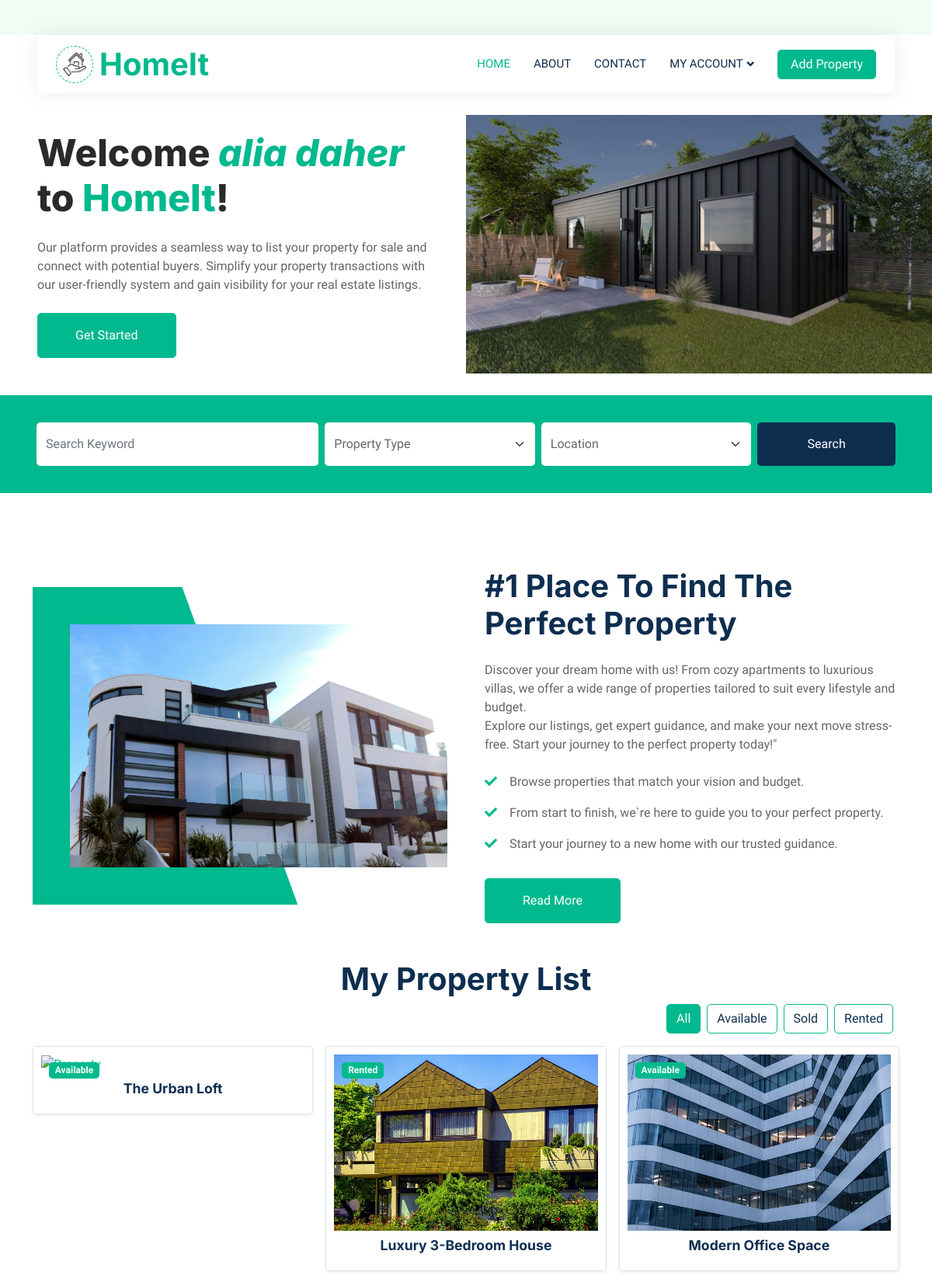
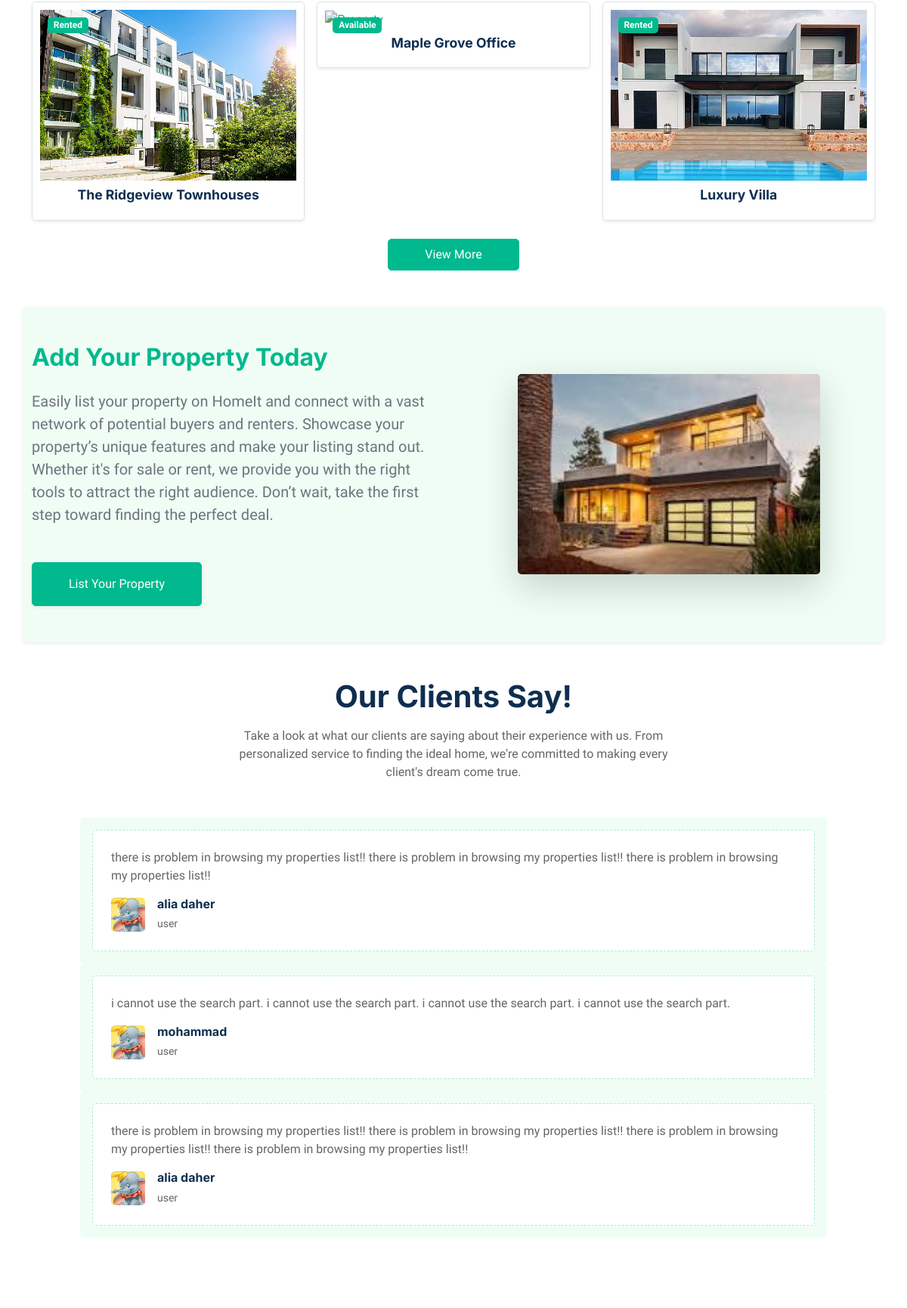
/backend/backend_index.php (signed in, upper part), run on the app's committed database (2 pictures, top to bottom).
### tables this page shows
CREATE TABLE `users` (
  `user_id` int(11) NOT NULL,
  `name` varchar(50) NOT NULL,
  `email` varchar(60) NOT NULL,
  `password` varchar(225) NOT NULL,
  `phone` int(11) NOT NULL,
  `profile_photo` varchar(100) DEFAULT NULL,
  `created_at` timestamp NOT NULL DEFAULT current_timestamp(),
  `updated_at` timestamp NOT NULL DEFAULT current_timestamp()
);

CREATE TABLE `properties` (
  `property_id` int(11) NOT NULL,
  `user_id` int(11) NOT NULL,
  `type_id` int(11) NOT NULL,
  `city_id` int(11) NOT NULL,
  `status` enum('available','rented','sold') NOT NULL DEFAULT 'available',
  `title` varchar(50) NOT NULL,
  `description` text NOT NULL,
  `price` decimal(10,0) NOT NULL,
  `address` varchar(100) NOT NULL,
  `bedrooms` int(11) NOT NULL,
  `bathrooms` int(11) NOT NULL,
  `sqft` int(11) NOT NULL,
  `created_at` timestamp NOT NULL DEFAULT current_timestamp(),
  `updated_at` timestamp NOT NULL DEFAULT current_timestamp(),
  `main_image` varchar(200) NOT NULL,
  `purpose` enum('for rent','for sell') NOT NULL
);

CREATE TABLE `users_reviews` (
  `user_review_id` int(11) NOT NULL,
  `user_id` int(11) NOT NULL,
  `subject` varchar(100) NOT NULL,
  `message` text NOT NULL,
  `created_at` timestamp NOT NULL DEFAULT current_timestamp()
);

### backend/backend_index.php (the view, shortened to what this page needs)
<?php
  include '../inc/connection.php';
  $id = $_SESSION['user_id'];
  $status_filter = isset($_GET['status']) ? $_GET['status'] : 'all';
  $query = "SELECT * FROM users WHERE user_id='$id'";
  $result = $con->query($query);
  $row = $result->fetch_assoc();
  $name = $row['name'];
  $sql = "SELECT * FROM users_reviews ORDER BY RAND() LIMIT 4";
  $all_reviews = $con->query($sql);
  $query = "SELECT * FROM properties WHERE user_id='$id'";
  $my_properties = $con->query($query);
?>
<!DOCTYPE html>
<html lang="en">
<head>
    <link href="https://cdnjs.cloudflare.com/ajax/libs/font-awesome/5.10.0/css/all.min.css" rel="stylesheet">
    <link href="https://cdn.jsdelivr.net/npm/bootstrap-icons@1.4.1/font/bootstrap-icons.css" rel="stylesheet">
    <link href="../css/bootstrap.min.css" rel="stylesheet">
    <link href="../css/style.css" rel="stylesheet">
</head>
<body>
    <div class="container-xxl bg-white p-0">
        <div class="container-fluid nav-bar bg-transparent">
            <nav class="navbar navbar-expand-lg bg-white navbar-light py-0 px-4">
                <a href="backend_index.php" class="navbar-brand d-flex align-items-center text-center">
                    <div class="icon p-2 me-2">
                        <img class="img-fluid" src="../img/icon.png" alt="Icon" style="width: 30px; height: 30px;">
                    </div>
                    <h1 class="m-0 text-primary">HomeIt</h1>
                </a>
                <div class="collapse navbar-collapse" id="navbarCollapse">
                    <div class="navbar-nav ms-auto">
                        <a href="backend_index.php" class="nav-item nav-link active">Home</a>
                        <a href="backend_about.php" class="nav-item nav-link">About</a>
                        <a href="backend_contact.php" class="nav-item nav-link">Contact</a>
                        <div class="nav-item dropdown">
                            <a href="#" class="nav-link dropdown-toggle" data-bs-toggle="dropdown">My account</a>
                        </div>
                    </div>
                    <a href="addProperty.php" class="btn btn-primary px-3 d-none d-lg-flex">Add Property</a>
                </div>
            </nav>
        </div>
        <div class="container-fluid bg-white p-0">
            <div class="row g-0 align-items-center flex-column-reverse flex-md-row">
                <div class="col-md-6 p-5">
                    <h1 class="display-5 mb-4" style="font-family: 'Inter', sans-serif; color: #2a2a2a;">Welcome <span class="text-primary"><i><?= $name ?></i></span> to <span class="text-primary">HomeIt</span>!</h1>
                    <p class="mb-4">Our platform provides a seamless way to list your property for sale and connect with potential buyers. Simplify your property transactions with our user-friendly system and gain visibility for your real estate listings.</p>
                    <a href="#" class="btn btn-primary py-3 px-5">Get Started</a>
                </div>
                <div class="col-md-6">
                    <div class="header-carousel">
                        <img class="img-fluid w-100" src="../img/indexHeader.jpg" alt="Home Image">
                    </div>
                </div>
            </div>
        </div>
        <div class="container-fluid bg-primary mb-5" style="padding: 35px;">
            <div class="container">
                <form action="myProperties.php" method="get">
                    <div class="row g-2">
                        <div class="col-md-4">
                            <input type="text" class="form-control border-0 py-3" name="keyword" placeholder="Search Keyword">
                        </div>
                        <div class="col-md-3">
                            <select class="form-select border-0 py-3" name="type_id">
                                <option value="">Property Type</option>
                            </select>
                        </div>
                        <div class="col-md-3">
                            <select class="form-select border-0 py-3" name="city_id">
                                <option value="">Location</option>
                            </select>
                        </div>
                        <div class="col-md-2">
                            <button type="submit" class="btn btn-dark border-0 w-100 py-3">Search</button>
                        </div>
                    </div>
                </form>
            </div>
        </div>
         <div class="container-xxl py-5">
            <div class="container">
                <div class="row g-5 align-items-center">
                    <div class="col-lg-6">
                        <div class="about-img position-relative overflow-hidden p-5 pe-0">
                            <img class="img-fluid w-100" src="../img/about-us-pexels.jpg">
                        </div>
                    </div>
                    <div class="col-lg-6">
                        <h1 class="mb-4">#1 Place To Find The Perfect Property</h1>
                        <p class="mb-4">Discover your dream home with us! From cozy apartments to luxurious villas,
                                        we offer a wide range of properties tailored to suit every lifestyle and budget.<br>
                                        Explore our listings, get expert guidance, and make your next move stress-free.
                                        Start your journey to the perfect property today!"</p>
                        <p><i class="fa fa-check text-primary me-3"></i>Browse properties that match your vision and budget.</p>
                        <p><i class="fa fa-check text-primary me-3"></i>From start to finish, we`re here to guide you to your perfect property.</p>
                        <p><i class="fa fa-check text-primary me-3"></i>Start your journey to a new home with our trusted guidance.</p>
                        <a class="btn btn-primary py-3 px-5 mt-3" href="backend_about.php">Read More</a>
                    </div>
                </div>
            </div>
        </div>
        <div class="container mb-5">
            <h1 class="heading text-center">My Property List</h1>
            <div class="d-flex justify-content-end mb-3">
                <ul class="nav nav-pills">
                    <li class="nav-item me-2">
                        <a href="?status=all" class="btn btn-outline-primary <?= $status_filter === 'all' ? 'active' : '' ?>">All</a>
                    </li>
                    <li class="nav-item me-2">
                        <a href="?status=available" class="btn btn-outline-primary <?= $status_filter === 'available' ? 'active' : '' ?>">Available</a>
                    </li>
                    <li class="nav-item me-2">
                        <a href="?status=sold" class="btn btn-outline-primary <?= $status_filter === 'sold' ? 'active' : '' ?>">Sold</a>
                    </li>
                    <li class="nav-item me-2">
                        <a href="?status=rented" class="btn btn-outline-primary <?= $status_filter === 'rented' ? 'active' : '' ?>">Rented</a>
                    </li>
                </ul>
            </div>
            <?php if (mysqli_num_rows($my_properties) == 0) { ?>
                <div class="text-center">
                    <h4 class="text-muted">No Properties found!</h4>
                    <img src="../img/no_property.jpg" alt="No Properties" class="img-fluid my-3" style="max-width: 300px;">
                    <p class="text-muted">There are currently no properties for this filter.</p>
                </div>
            <?php } else { ?>
                <div class="row g-3">
                    <?php
                    $count = 0;
                    while ($row = mysqli_fetch_assoc($my_properties)):
                        if ($count >= 6) break;
                        $count++;
                    ?>
                        <div class="col-md-4">
                            <a href="property_details.php?id=<?= $row['property_id'] ?>" class="text-decoration-none">
                                <div class="property-card border rounded shadow-sm" style="padding: 10px;">
                                    <div class="position-relative">
                                        <img src="<?= $row['main_image'] ?: '../img/z-image1.webp' ?>" alt="Property" class="img-fluid">
                                        <span class="badge bg-primary position-absolute" style="top: 10px; left: 10px;">
                                            <?= ucfirst($row['status']) ?>
                                        </span>
                                    </div>
                                    <div class="p-2 text-center">
                                        <h5 class="property-title mb-1" style="font-size: 1.1rem;"><?= $row['title'] ?></h5>
                                    </div>
                                </div>
                            </a>
                        </div>
                    <?php endwhile; ?>
                </div>
                <div class="text-center mt-4">
                    <a href="myProperties.php?status=<?= $status_filter ?>" class="btn btn-primary px-5 py-2">View More</a>
                </div>
            <?php } ?>
        </div>
        <div class="container py-5 bg-light rounded shadow-sm mt-5">
            <div class="row align-items-center">
                <div class="col-md-6">
                    <h2 class="mb-4 text-primary fw-bold">Add Your Property Today</h2>
                    <p class="mb-5 fs-5 text-muted">
                        Easily list your property on HomeIt and connect with a vast network of potential buyers and renters.
                        Showcase your property’s unique features and make your listing stand out. Whether it's for sale or rent,
                        we provide you with the right tools to attract the right audience. Don’t wait, take the first step toward
                        finding the perfect deal.
                    </p>
                    <a href="addProperty.php" class="btn btn-primary px-5 py-3 shadow-sm">List Your Property</a>
                </div>
                <div class="col-md-6 text-center">
                    <img src="../img/z-photo5.jpg" alt="Add Property" style="width: 400px;" class="img-fluid rounded shadow-lg">
                </div>
            </div>
        </div>
        <div class="container-xxl py-5">
            <div class="container">
                <div class="text-center mx-auto mb-5"style="max-width: 600px;">
                    <h1 class="mb-3">Our Clients Say!</h1>
                    <p>Take a look at what our clients are saying about their experience with us. From personalized service to finding
                        the ideal home, we're committed to making every client's dream come true.</p>
                </div>
                <div class="owl-carousel testimonial-carousel">
                <?php
                if ($all_reviews) {
                    while ($row = mysqli_fetch_assoc($all_reviews)) { ?>
                        <div class="testimonial-item bg-light rounded p-3">
                            <div class="bg-white border rounded p-4">
                                <p><?php echo htmlspecialchars($row["message"]); ?></p>
                                <div class="d-flex align-items-center">
                                    <img class="img-fluid flex-shrink-0 rounded"
                                        src="../img/dumbo.jfif"
                                        style="width: 45px; height: 45px;">
                                    <div class="ps-3">
                                    <?php
                                        $query="select name from users where user_id=".$row['user_id'];
                                        $result = mysqli_query($con, $query);
                                        $property = mysqli_fetch_assoc($result);
                                        $name = $property ? $property['name'] : 'Unknown';
                                    ?>
                                        <h6 class="fw-bold mb-1"><?php echo $name; ?></h6>
                                        <small>user</small>
                                    </div>
                                </div>
                            </div>
                        </div>
                <?php
                    }
                } else {
                    echo "<p>No testimonials available at this time.</p>";
                }
                ?>
                </div>
            </div>
        </div>
    </div>
</body>
</html>

### css/style.css (style rules this page uses)
:root { --primary: #00B98E; --secondary: #FF6922; --light: #EFFDF5; --dark: #0E2E50; }
.btn { transition: .5s; }
.btn.btn-primary, .btn.btn-secondary { color: #FFFFFF; }
.nav-bar { position: relative; margin-top: 45px; padding: 0 3rem; transition: .5s; z-index: 9999; }
.navbar { box-shadow: 0 0 30px rgba(0, 0, 0, .08); }
.navbar .dropdown-toggle::after { border: none; content: "\f107"; font-family: "Font Awesome 5 Free"; font-weight: 900; vertical-align: middle; margin-left: 5px; transition: .5s; }
.navbar-light .navbar-nav .nav-link { margin-right: 30px; padding: 25px 0; color: #FFFFFF; font-size: 15px; text-transform: uppercase; outline: none; }
.navbar-light .navbar-nav .nav-link:hover, .navbar-light .navbar-nav .nav-link.active { color: var(--primary); }
.navbar-light .navbar-brand { height: 75px; }
.navbar-light .navbar-nav .nav-link { color: var(--dark); font-weight: 500; }
.icon { padding: 15px; display: inline-flex; align-items: center; justify-content: center; background: #FFFFFF !important; border-radius: 50px; border: 1px dashed var(--primary) !important; }
.about-img img { position: relative; z-index: 2; }
.about-img::before { position: absolute; content: ""; top: 0; left: -50%; width: 100%; height: 100%; background: var(--primary); transform: skew(20deg); z-index: 1; }
.nav-pills .nav-item .btn { color: var(--dark); }
.nav-pills .nav-item .btn:hover, .nav-pills .nav-item .btn.active { color: #FFFFFF; }
.testimonial-carousel { padding-left: 1.5rem; padding-right: 1.5rem; }
@media (min-width: 576px) { .testimonial-carousel { padding-left: 4rem; padding-right: 4rem; } }
.testimonial-carousel .testimonial-item .border { border: 1px dashed rgba(0, 185, 142, .3) !important; }

### data on the page
users: name "alia daher"
properties: status "Available", title "The Urban Loft"
properties: shows a picture, status "Rented", title "Luxury 3-Bedroom House"
properties: main_image (picture), status "Available", title "Modern Office Space"
properties: main_image (picture), status "Rented", title "The Ridgeview Townhouses"
properties: status "Available", title "Maple Grove Office"
properties: main_image (picture), status "Rented", title "Luxury Villa"
users_reviews: message "there is problem in browsing my properties list!! there is problem in browsing my properties list!! there is problem in browsing my properties list!!", user.name "alia daher"
users_reviews: message "i cannot use the search part. i cannot use the search part. i cannot use the search part. i cannot use the search part.", user.name "mohammad"
users_reviews: message "there is problem in browsing my properties list!! there is problem in browsing my properties list!! there is problem in browsing my properties list!! there is problem in browsing my properties list!!", user.name "alia daher"
